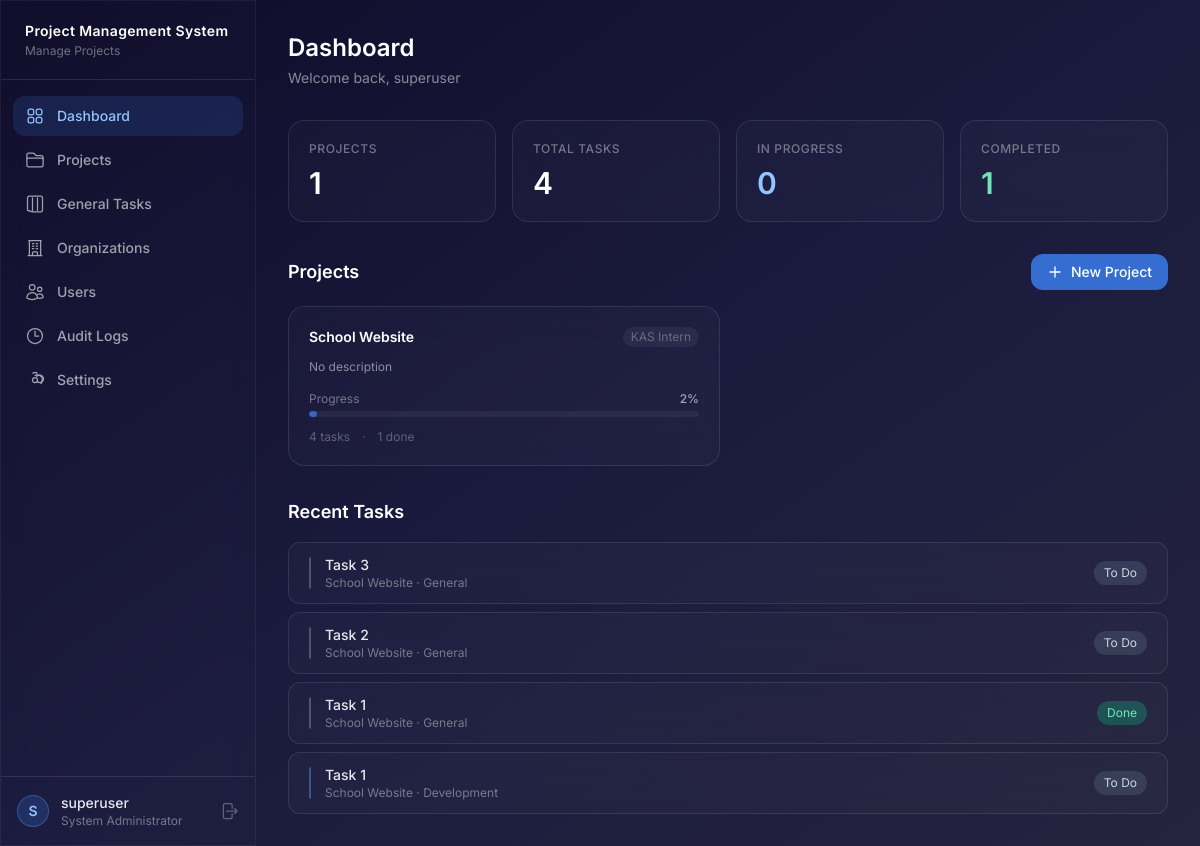
The page / (signed in) on the database as committed earlier.
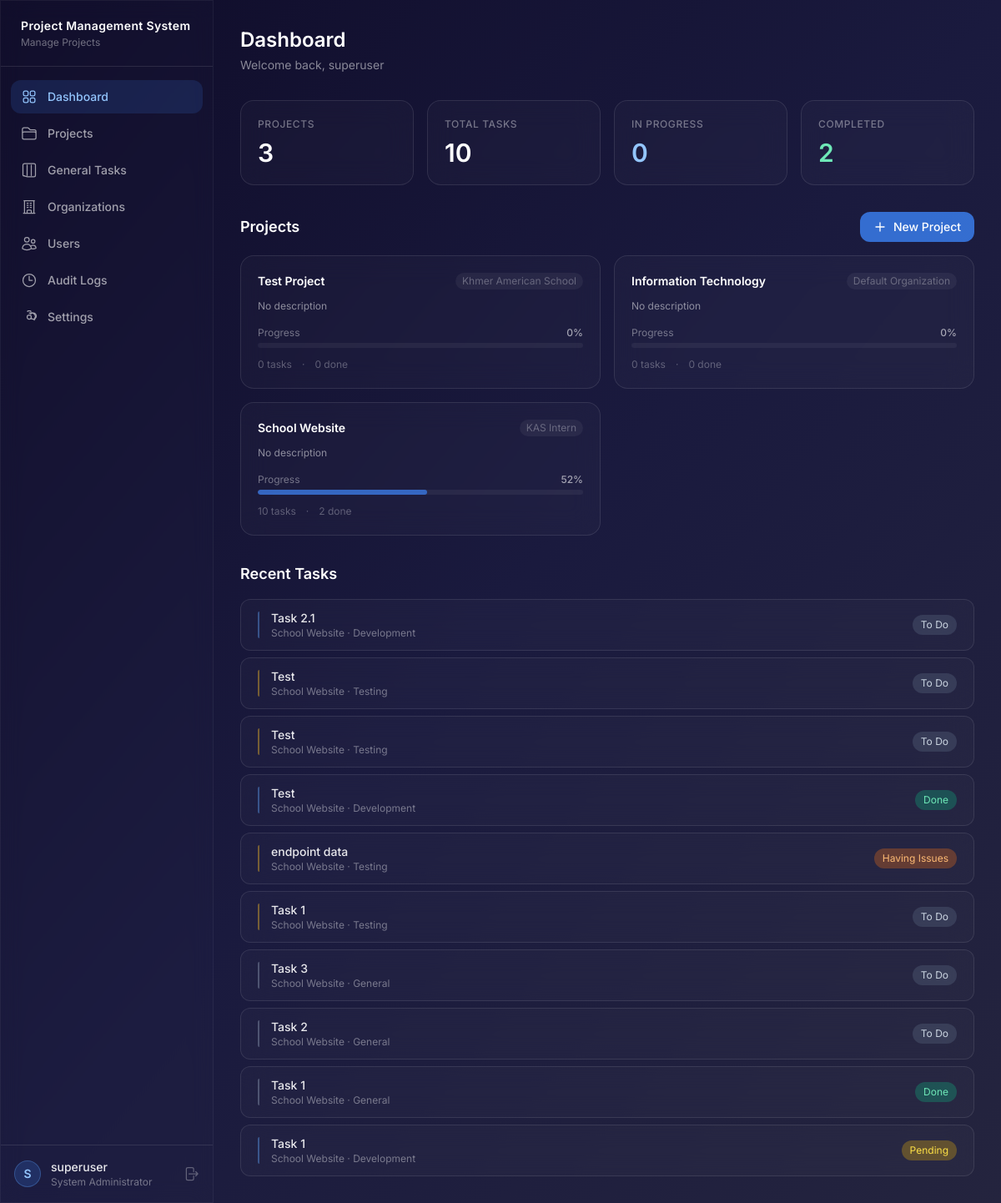
The same page on the database as committed later.
### projects/models.py (models this page shows, shortened)
class Project(models.Model):
    name = models.CharField(max_length=200)
    description = models.TextField(blank=True)
    organization = models.ForeignKey(
        "organizations.Organization",
        on_delete=models.CASCADE,
        related_name="projects",
    )
    planned_start_date = models.DateField(null=True, blank=True, help_text="Planned project start date")
    planned_end_date = models.DateField(null=True, blank=True, help_text="Planned project completion date")
    created_by = models.ForeignKey(
        settings.AUTH_USER_MODEL,
        on_delete=models.SET_NULL,
        null=True,
        related_name="created_projects",
    )
    members = models.ManyToManyField(
        settings.AUTH_USER_MODEL, blank=True, related_name="member_projects",
        help_text="Full access: can edit tasks, move between stages, create tasks."
    )
    commenters = models.ManyToManyField(
        settings.AUTH_USER_MODEL,
        blank=True,
        related_name="commenter_projects",
        help_text="Can view all tasks and add comments/notes to project and tasks.",
    )
    viewers = models.ManyToManyField(
        settings.AUTH_USER_MODEL,
        blank=True,
        related_name="viewer_projects",
        help_text="Read-only access to view all project information.",
    )
    created_at = models.DateTimeField(auto_now_add=True)
    updated_at = models.DateTimeField(auto_now=True)
    class Meta:
        ordering = ["-created_at"]
        unique_together = ["organization", "name"]
    def __str__(self):
        return self.name
    @property
    def progress(self):
        categories = self.categories.all()
        if not categories.exists():
            return 0
        weighted_progress = sum(
            (cat.completion_percentage * cat.weight) for cat in categories
        )
        return min(round(weighted_progress / 100), 100)  # Cap at 100%
    @property
    def task_stats(self):
        from tasks.models import TaskInstance
        from django.db.models import Sum
        tasks = TaskInstance.objects.filter(project=self, is_closed=False)
        done_tasks = tasks.filter(stage=TaskInstance.DONE)
        total_sp = tasks.aggregate(Sum('story_points'))['story_points__sum'] or 0
        earned_sp = done_tasks.aggregate(Sum('story_points'))['story_points__sum'] or 0
        return {
            "total": tasks.count(),
            "done": done_tasks.count(),
            "in_progress": tasks.filter(stage=TaskInstance.IN_PROGRESS).count(),
            "having_issues": tasks.filter(stage=TaskInstance.HAVING_ISSUES).count(),
            "total_story_points": total_sp,
            "earned_story_points": earned_sp,
            "remaining_story_points": total_sp - earned_sp,
        }

class ProjectCategory(models.Model):
    project = models.ForeignKey(
        "Project",
        on_delete=models.CASCADE,
        related_name="categories",
    )
    name = models.CharField(max_length=100)
    description = models.TextField(blank=True)
    weight = models.PositiveIntegerField(
        default=1,
        help_text="Weight (1-100) used to calculate this category's contribution to project progress.",
    )
    order = models.PositiveIntegerField(default=0, help_text="Display order of this category.")
    created_at = models.DateTimeField(auto_now_add=True)
    updated_at = models.DateTimeField(auto_now=True)
    class Meta:
        ordering = ["order", "-created_at"]
        unique_together = ["project", "name"]
        verbose_name_plural = "Project Categories"
    @property
    def total_tasks(self):
        return self.tasks.filter(is_closed=False).count()
    @property
    def done_tasks(self):
        from tasks.models import TaskInstance
        return self.tasks.filter(
            is_closed=False, stage=TaskInstance.DONE
        ).count()
    @property
    def completion_percentage(self):
        total = self.total_tasks
        if total == 0:
            return 0
        done = self.done_tasks
        return round((done / total) * 100)

### organizations/models.py (models this page shows, shortened)
class Organization(models.Model):
    name = models.CharField(max_length=200, unique=True)
    description = models.TextField(blank=True)
    members = models.ManyToManyField(
        settings.AUTH_USER_MODEL,
        blank=True,
        related_name="member_organizations",
        help_text="Users who belong to this organization.",
    )
    created_by = models.ForeignKey(
        settings.AUTH_USER_MODEL,
        on_delete=models.SET_NULL,
        null=True,
        related_name="created_organizations",
    )
    created_at = models.DateTimeField(auto_now_add=True)
    updated_at = models.DateTimeField(auto_now=True)
    class Meta:
        ordering = ["name"]
    def __str__(self):
        return self.name

### tasks/models.py (models this page shows, shortened)
class TaskInstance(models.Model):
    DEVELOPMENT = "DEVELOPMENT"
    IMPLEMENTATION = "IMPLEMENTATION"
    IMPROVEMENT = "IMPROVEMENT"
    TESTING = "TESTING"
    DEPLOYMENT = "DEPLOYMENT"
    GENERAL = "GENERAL"
    CATEGORY_CHOICES = [
        (DEVELOPMENT, "Development"),
        (IMPLEMENTATION, "Implementation"),
        (IMPROVEMENT, "Improvement"),
        (TESTING, "Testing"),
        (DEPLOYMENT, "Deployment"),
        (GENERAL, "General"),
    ]
    BUILD_CATEGORIES = [DEVELOPMENT, IMPLEMENTATION, IMPROVEMENT]
    TODO = "TODO"
    IN_PROGRESS = "IN_PROGRESS"
    PENDING = "PENDING"
    HAVING_ISSUES = "HAVING_ISSUES"
    DONE = "DONE"
    REJECT = "REJECT"
    STAGE_CHOICES = [
        (TODO, "To Do"),
        (IN_PROGRESS, "In Progress"),
        (PENDING, "Pending"),
        (HAVING_ISSUES, "Having Issues"),
        (DONE, "Done"),
        (REJECT, "Reject"),
    ]
    title = models.CharField(max_length=300)
    description = models.TextField(blank=True)
    project = models.ForeignKey(
        "projects.Project",
        on_delete=models.CASCADE,
        related_name="tasks",
        null=True,
        blank=True,
    )
    project_category = models.ForeignKey(
        "projects.ProjectCategory",
        on_delete=models.SET_NULL,
        related_name="tasks",
        null=True,
        blank=True,
        help_text="Project-specific category this task belongs to.",
    )
    category = models.CharField(max_length=20, choices=CATEGORY_CHOICES, default=DEVELOPMENT)
    stage = models.CharField(max_length=20, choices=STAGE_CHOICES, default=TODO)
    created_by = models.ForeignKey(
        settings.AUTH_USER_MODEL,
        on_delete=models.SET_NULL,
        null=True,
        related_name="created_tasks",
    )
    assignees = models.ManyToManyField(
        settings.AUTH_USER_MODEL, blank=True, related_name="assigned_tasks",
        help_text="Users working on this task."
    )
    story_points = models.PositiveIntegerField(default=0)
    points_earned = models.BooleanField(
        default=False, help_text="True once points are awarded."
    )
    deadline = models.DateField(null=True, blank=True)
    start_date = models.DateField(null=True, blank=True, help_text="Actual task start date")
    end_date = models.DateField(null=True, blank=True, help_text="Actual task completion/end date")
    parent_task = models.ForeignKey(
        "self",
        on_delete=models.SET_NULL,
        null=True,
        blank=True,
        related_name="children",
        help_text="The task this was cloned from.",
    )
    original_category = models.CharField(
        max_length=20,
        choices=CATEGORY_CHOICES,
        blank=True,
        help_text="Original category before cloning to testing.",
    )
    is_closed = models.BooleanField(default=False)
    created_at = models.DateTimeField(auto_now_add=True)
    updated_at = models.DateTimeField(auto_now=True)
    class Meta:
        ordering = ["-created_at"]
    @property
    def stage_color(self):
        return {
            self.TODO: "bg-slate-500/30 text-slate-300",
            self.IN_PROGRESS: "bg-blue-500/30 text-blue-300",
            self.PENDING: "bg-yellow-500/30 text-yellow-300",
            self.HAVING_ISSUES: "bg-orange-500/30 text-orange-300",
            self.DONE: "bg-emerald-500/30 text-emerald-300",
            self.REJECT: "bg-red-500/30 text-red-300",
        }.get(self.stage, "bg-white/10 text-white/70")
    @property
    def category_color(self):
        return {
            self.DEVELOPMENT: "border-blue-400/40",
            self.IMPLEMENTATION: "border-purple-400/40",
            self.IMPROVEMENT: "border-cyan-400/40",
            self.TESTING: "border-amber-400/40",
            self.DEPLOYMENT: "border-emerald-400/40",
            self.GENERAL: "border-slate-400/40",
        }.get(self.category, "border-white/20")

### dashboard/views.py (the view)
# urls.py: path("", dashboard, name="dashboard"),
@login_required
def dashboard(request):
    user = request.user
    if user.is_system_admin():
        projects = Project.objects.select_related("organization").all()[:10]
    else:
        user_orgs = user.member_organizations.values_list('id', flat=True)
        projects = Project.objects.filter(
            organization_id__in=user_orgs
        ).distinct().select_related("organization")[:10]
    total_projects = projects.count()
    if user.is_system_admin():
        recent_tasks = TaskInstance.objects.filter(is_closed=False).select_related("project").all()[:10]
    else:
        recent_tasks = TaskInstance.objects.filter(
            assignees=user, is_closed=False
        ).select_related("project")[:10]
    if user.is_system_admin():
        all_user_tasks = TaskInstance.objects.filter(is_closed=False)
    else:
        all_user_tasks = TaskInstance.objects.filter(assignees=user, is_closed=False)
    total_tasks = all_user_tasks.count()
    done_tasks = all_user_tasks.filter(stage=TaskInstance.DONE).count()
    in_progress_tasks = all_user_tasks.filter(stage=TaskInstance.IN_PROGRESS).count()
    return render(request, "dashboard/dashboard.html", {
        "projects": projects,
        "recent_tasks": recent_tasks,
        "total_projects": total_projects,
        "total_tasks": total_tasks,
        "done_tasks": done_tasks,
        "in_progress_tasks": in_progress_tasks,
    })

### accounts/models.py (called while the page is built)
    def __str__(self):
        return self.get_name_display()

    def is_system_admin(self):
        return self.role and self.role.name == Role.SYSTEM_ADMINISTRATOR

### templates/dashboard/dashboard.html (shortened to what the changed rows need)
{% extends "base.html" %}
{% block content %}
<div class="mb-6 sm:mb-8">
    <h1 class="text-xl sm:text-2xl font-semibold text-white">Dashboard</h1>
</div>
<div class="grid grid-cols-1 sm:grid-cols-2 lg:grid-cols-4 gap-3 sm:gap-4 mb-6 sm:mb-8">
    <div class="glass-card rounded-xl sm:rounded-2xl p-4 sm:p-5">
        <p class="text-xs font-medium text-white/40 uppercase tracking-wider">Projects</p>
        <p class="text-2xl sm:text-3xl font-semibold text-white mt-2">{{ total_projects }}</p>
    </div>
    <div class="glass-card rounded-xl sm:rounded-2xl p-4 sm:p-5">
        <p class="text-xs font-medium text-white/40 uppercase tracking-wider">Total Tasks</p>
        <p class="text-2xl sm:text-3xl font-semibold text-white mt-2">{{ total_tasks }}</p>
    </div>
    <div class="glass-card rounded-xl sm:rounded-2xl p-4 sm:p-5">
        <p class="text-xs font-medium text-white/40 uppercase tracking-wider">Completed</p>
        <p class="text-2xl sm:text-3xl font-semibold text-emerald-300 mt-2">{{ done_tasks }}</p>
    </div>
</div>
<div class="mb-6 sm:mb-8">
    <div class="flex flex-col sm:flex-row sm:items-center sm:justify-between gap-3 mb-4">
        <h2 class="text-base sm:text-lg font-semibold text-white">Projects</h2>
    </div>
    <div class="grid grid-cols-1 md:grid-cols-2 lg:grid-cols-2 gap-3 sm:gap-4">
        {% for project in projects %}
        <a href="{% url 'projects:project_detail' project.pk %}" class="glass-card rounded-xl sm:rounded-2xl p-4 sm:p-5 block group">
            <div class="flex items-start justify-between mb-3">
                <h3 class="text-sm font-semibold text-white group-hover:text-blue-300 transition-colors">{{ project.name }}</h3>
                <span class="text-xs text-white/30 bg-white/5 px-2 py-0.5 rounded-full whitespace-nowrap ml-2">{{ project.organization }}</span>
            </div>
            <p class="text-xs text-white/50 line-clamp-2 mb-4">{{ project.description|truncatewords:20|default:"No description" }}</p>
            <div class="mb-2">
                <div class="flex items-center justify-between mb-1">
                    <span class="text-xs text-white/40">Progress</span>
                    <span class="text-xs text-white/60 font-medium">{{ project.progress }}%</span>
                </div>
                <div class="w-full h-1.5 bg-white/5 rounded-full overflow-hidden">
                    <div class="h-full bg-blue-500/70 rounded-full transition-all duration-500" style="width: {{ project.progress }}%"></div>
                </div>
            </div>
            <div class="flex items-center gap-3 text-xs text-white/30 mt-3">
                <span>{{ project.task_stats.total }} tasks</span>
                <span>·</span>
                <span>{{ project.task_stats.done }} done</span>
            </div>
        </a>
        {% empty %}
        <div class="col-span-full text-center text-white/40 py-8 sm:py-12">
            No projects yet.
        </div>
        {% endfor %}
    </div>
</div>
<div>
    <h2 class="text-base sm:text-lg font-semibold text-white mb-4">Recent Tasks</h2>
    <div class="space-y-2">
        {% for task in recent_tasks %}
        <a href="{% url 'tasks:task_detail' task.pk %}" class="glass-card rounded-xl px-4 sm:px-5 py-3 flex items-center justify-between block group">
            <div class="flex items-center gap-2 sm:gap-3 min-w-0 flex-1">
                <div class="w-1 h-8 rounded-full {{ task.category_color }} border-l-2 flex-shrink-0"></div>
                <div class="min-w-0 flex-1">
                    <p class="text-sm font-medium text-white/90 group-hover:text-blue-300 transition-colors truncate">{{ task.title }}</p>
                    <p class="text-xs text-white/40 truncate">{{ task.project|default:"General" }} · {{ task.get_category_display }}</p>
                </div>
            </div>
            <span class="text-xs px-2.5 py-1 rounded-full {{ task.stage_color }} whitespace-nowrap ml-2 flex-shrink-0">{{ task.get_stage_display }}</span>
        </a>
        {% empty %}
        <div class="text-center text-white/40 py-6 sm:py-8">No tasks yet.</div>
        {% endfor %}
    </div>
</div>
{% endblock %}

Rows that differ between the two databases and show on the page:
added Project: name "Test Project", organization "Khmer American School", description "No description", progress "0", task_stats.total "0", task_stats.done "0"
added Project: name "Information Technology", organization "Default Organization", description "No description", progress "0", task_stats.total "0", task_stats.done "0"
changed Project "School Website": progress "2" → "52"; {{ project.progress }} 2 → 52 (drawn); task_stats.total "4" → "10"; task_stats.done "1" → "2"
added TaskInstance: title "Task 2.1", project "School Website", category "Development", stage "To Do"
added TaskInstance: title "Test", project "School Website", category "Testing", stage "To Do"
added TaskInstance: title "Test", project "School Website", category "Testing", stage "To Do"
added TaskInstance: title "Test", project "School Website", category "Development", stage "Done"
added TaskInstance: title "endpoint data", project "School Website", category "Testing", stage "Having Issues"
added TaskInstance: title "Task 1", project "School Website", category "Testing", stage "To Do"
changed TaskInstance: stage "To Do" → "Pending"
Other text that changed with them:
{{ total_projects }}: "1" → "3"
{{ total_tasks }}: "4" → "10"
{{ done_tasks }}: "1" → "2"
